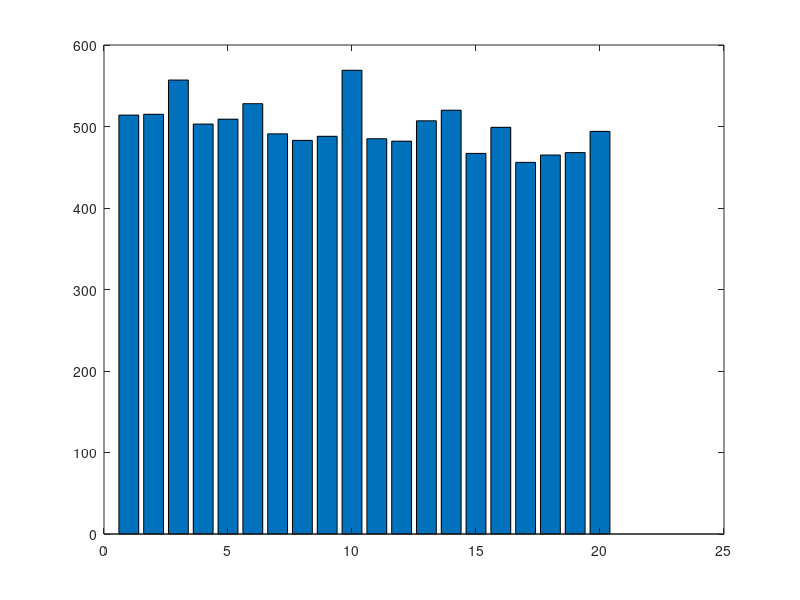

MATLAB code for this plot:
clear all

n = 10000;
nsubi = 20;

tic

s = linspace(0,1,nsubi+1);
y = zeros(1,nsubi);

for i = 1:n
    x(i) = rand();
    for j = 1:nsubi
        if(x(i)>s(j) && x(i)<=s(j+1))
            y(j) += 1;
        end
    end
end

mean = 1/n*sum(x);
for i = 1:n
    X(i) = (x(i)-mean)^2;
end
var = 1/(n-1)*sum(X);

toc

bar(y);

fprintf('mean    : %-10.6f\n',mean);
fprintf('variance: %-10.6f\n',var);
        
